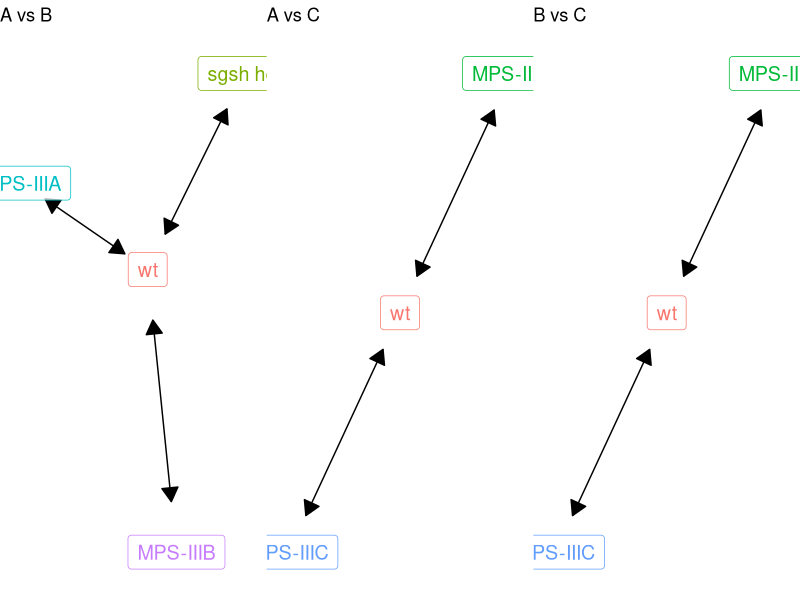

Generate this figure with R:
## ---- chunk 1
knitr::opts_chunk$set(
  autodep = TRUE,
  echo = TRUE,
  warning = FALSE,
  message = FALSE,
  fig.align = "center", 
  out.width ="100%", 
  out.height = "75%"
)
## ---- chunk 2
library(tidyverse)
library(tidygraph)
library(ggraph)
library(ggpubr)
## ---- chunk 3
ab <- create_complete(4) %>% 
  mutate(
    name = c("wt", "sgsh het", "MPS-IIIA", "MPS-IIIB"),
    name = factor(name, levels = c("wt", "sgsh het",  "MPS-IIIA", "MPS-IIIB"))
  ) %>% 
  activate(edges) %>% 
  mutate(comparison = c("het", "A", "B", 1,2,3)) %>% 
  dplyr::filter(comparison %in% c("het", "A", "B")) %>% 
  ggraph(layout = "kk") + 
  geom_edge_link2(
    angle_calc = "along",
    label_dodge = unit(0.02, "npc"),
    start_cap = circle(0.09, "npc"),
    end_cap = circle(0.09, "npc"),
    label_size = 5,
    arrow = arrow(
      length = unit(0.06, "npc"),
      ends = "both", 
      type = "closed"
    )
  ) +
  geom_node_label(
    aes(label = name, colour = name),
    size = 5,
    fill = rgb(1,1,1,0.7),
    label.padding = unit(0.4, "lines")
  ) + 
  scale_y_continuous(expand = expand_scale(0.1)) +
  scale_x_continuous(expand = expand_scale(0.1)) +
  theme_void() +
  theme(
    legend.position = "none"
  ) +
  ggtitle("A vs B")

ac <- create_ring(3) %>% 
  mutate(
    name = c("wt", "MPS-IIIA", "MPS-IIIC"),
    name = factor(name, levels = c("wt",  "MPS-IIIA", "MPS-IIIC"))
  ) %>% 
  activate(edges) %>% 
  mutate(comparison = c("1", "2", "3")) %>% 
  dplyr::filter(comparison %in% c("1", "2", "3")) %>% 
  dplyr::filter(comparison != "2") %>% 
  ggraph(layout = "kk") + 
  geom_edge_link2(
    angle_calc = "along",
    label_dodge = unit(0.02, "npc"),
    start_cap = circle(0.09, "npc"),
    end_cap = circle(0.09, "npc"),
    label_size = 5,
    arrow = arrow(
      length = unit(0.06, "npc"),
      ends = "both", 
      type = "closed"
    )
  ) +
  geom_node_label(
    aes(label = name, colour = name),
    size = 5,
    fill = rgb(1,1,1,0.7),
    label.padding = unit(0.4, "lines")
  ) + 
  scale_y_continuous(expand = expand_scale(0.1)) +
  scale_x_continuous(expand = expand_scale(0.1)) +
  theme_void() +
  theme(
    legend.position = "none"
  )+ 
  ggtitle("A vs C")

bc <- create_ring(3) %>% 
  mutate(
    name = c("wt", "MPS-IIIB", "MPS-IIIC"),
    name = factor(name, levels = c("wt",  "MPS-IIIB", "MPS-IIIC"))
  ) %>% 
  activate(edges) %>% 
  mutate(comparison = c("1", "2", "3")) %>% 
  dplyr::filter(comparison %in% c("1", "2", "3")) %>% 
  dplyr::filter(comparison != "2") %>% 
  ggraph(layout = "kk") + 
  geom_edge_link2(
    angle_calc = "along",
    label_dodge = unit(0.02, "npc"),
    start_cap = circle(0.09, "npc"),
    end_cap = circle(0.09, "npc"),
    label_size = 5,
    arrow = arrow(
      length = unit(0.06, "npc"),
      ends = "both", 
      type = "closed"
    )
  ) +
  geom_node_label(
    aes(label = name, colour = name),
    size = 5,
    fill = rgb(1,1,1,0.7),
    label.padding = unit(0.4, "lines")
  ) + 
  scale_y_continuous(expand = expand_scale(0.1)) +
  scale_x_continuous(expand = expand_scale(0.1)) +
  theme_void() +
  theme(
    legend.position = "none"
  )  +
  ggtitle("B vs C")

ggarrange(ab, ac, bc, nrow =1 )
## ---- chunk 4
